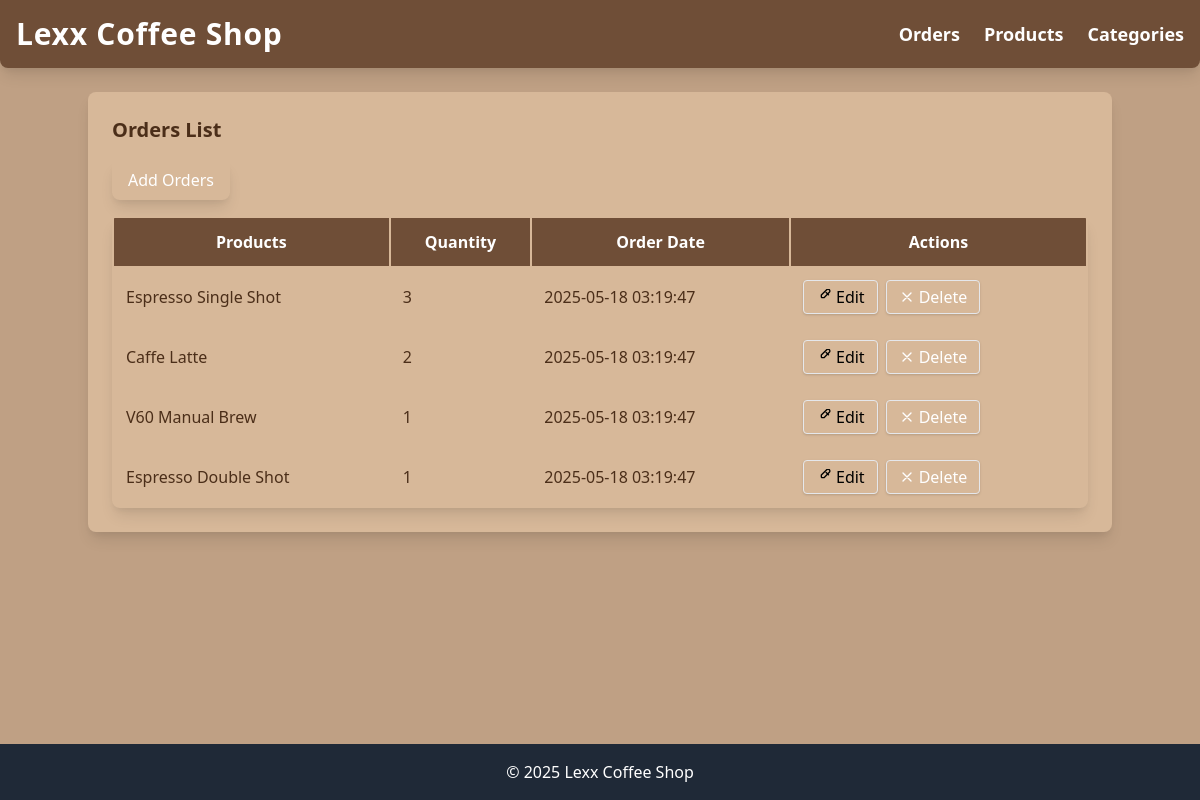
The page / on the database its author committed.
### tables this page shows
CREATE TABLE `orders` (
  `id` int(11) NOT NULL,
  `product_id` int(11) DEFAULT NULL,
  `quantity` int(11) NOT NULL,
  `order_date` datetime DEFAULT current_timestamp()
);

CREATE TABLE `products` (
  `id` int(11) NOT NULL,
  `name` varchar(100) NOT NULL,
  `price` decimal(10,2) NOT NULL,
  `categories_id` int(11) DEFAULT NULL
);

### model/Orders.php (called while the page is built, shortened)
<?php
require_once 'config/Database.php';
class Orders {
    private $conn;
    private $table = 'orders';
    public function __construct() {
        $database = new Database();
        $this->conn = $database->getConnection();
    }
    public function getAll() {
        $query = "SELECT orders.*, products.name AS products_name
                  FROM " . $this->table . "
                  JOIN products ON orders.product_id = products.id
                  ORDER BY orders.order_date DESC";
        $stmt = $this->conn->prepare($query);
        $stmt->execute();
        return $stmt->fetchAll(PDO::FETCH_ASSOC);
    }
}

### config/Database.php (called while the page is built, shortened)
<?php
class Database {
    private $host = "localhost";
    private $username = "root";
    private $password = "";
    private $database = "coffeeshop";
    public function getConnection() {
        $this->conn = null;
        try {
            $this->conn = new PDO("mysql:host=" . $this->host . ";dbname=" . $this->database, $this->username, $this->password);
            $this->conn->setAttribute(PDO::ATTR_ERRMODE, PDO::ERRMODE_EXCEPTION);
        } catch(PDOException $e) {
            echo "Connection error: " . $e->getMessage();
        }
        return $this->conn;
    }
}
?>

### model/Products.php (called while the page is built, shortened)
<?php
require_once 'config/Database.php';
class Products {
    public function __construct() {
        $database = new Database();
    }
}
?>

### viewmodel/OrdersViewModel.php (called while the page is built, shortened)
<?php
require_once 'model/Orders.php';
require_once 'model/Products.php';
class OrdersViewModel {
    private $orders;
    public function __construct() {
        $this->orders = new Orders();
    }
    public function getOrdersList() {
      return $this->orders->getAll();
    }
}
?>

### views/orders_list.php (the view)
<?php
require_once 'views/template/header.php';
?>
<h2 class="text-xl mb-4 coffee-text font-bold">Orders List</h2>
<a href="index.php?entity=orders&action=add" class="bg-[#8d6748] hover:bg-[#a98467] text-white px-4 py-2 rounded-lg mb-4 inline-block shadow-lg transition">Add Orders</a>
<table class="w-full border-separate border-spacing-0 rounded-lg overflow-hidden shadow-lg">
    <tr class="coffee-bg text-white">
        <th class="p-3 font-semibold">Products</th>
        <th class="p-3 font-semibold">Quantity</th>
        <th class="p-3 font-semibold">Order Date</th>
        <th class="p-3 font-semibold">Actions</th>
    </tr>
    <?php foreach ($ordersList as $ord): ?>
    <tr class="even:bg-[#f7f3ef] odd:bg-[#d7b899] hover:bg-[#bfa084] transition">
        <td class="p-3 coffee-text font-medium"><?php echo $ord['products_name']; ?></td>
        <td class="p-3 coffee-text"><?php echo $ord['quantity']; ?></td>
        <td class="p-3 coffee-text"><?php echo $ord['order_date']; ?></td>
        <td class="p-3 flex gap-2">
            <a href="index.php?entity=orders&action=edit&id=<?php echo $ord['id']; ?>" class="bg-[#bfa084] hover:bg-[#a98467] text-[#4b2e19] px-3 py-1 rounded shadow border border-[#8d6748] transition flex items-center gap-1">
                <svg xmlns='http://www.w3.org/2000/svg' class='w-4 h-4' fill='none' viewBox='0 0 24 24' stroke='currentColor'><path stroke-linecap='round' stroke-linejoin='round' stroke-width='2' d='M15.232 5.232l3.536 3.536M9 13h3l8-8a2.828 2.828 0 10-4-4l-8 8v3z' /></svg>
                Edit
            </a>
            <a href="index.php?entity=orders&action=delete&id=<?php echo $ord['id']; ?>" class="bg-[#a98467] hover:bg-[#6f4e37] text-white px-3 py-1 rounded shadow border border-[#8d6748] transition flex items-center gap-1" onclick="return confirm('Are you sure?');">
                <svg xmlns='http://www.w3.org/2000/svg' class='w-4 h-4' fill='none' viewBox='0 0 24 24' stroke='currentColor'><path stroke-linecap='round' stroke-linejoin='round' stroke-width='2' d='M6 18L18 6M6 6l12 12' /></svg>
                Delete
            </a>
        </td>
    </tr>
    <?php endforeach; ?>
</table>
<?php
require_once 'views/template/footer.php';
?>

### index.php (shortened to what this page needs)
<?php
require_once 'viewmodel/OrdersViewModel.php';
$entity = isset($_GET['entity']) ? $_GET['entity'] : 'orders';
$action = isset($_GET['action']) ? $_GET['action'] : 'list';
if ($entity == 'categories')
{
    $viewModel = new CategoriesViewModel();
    if ($action == 'list')
    {
      $categoriesList = $viewModel->getCategoriesList();
      require_once 'views/Categories_List.php';
    }
    elseif ($action == 'add')
    {
      require_once 'views/categories_form.php';
    }
    elseif ($action == 'edit')
    {
      $id = $_GET['id'];
      $categories = $viewModel->getCategoryById($id);
      require_once 'views/categories_form.php';
    }
    elseif ($action == 'save')
    {
      $name = $_POST['name'];
      $viewModel->addCategory($name);
      header('Location: index.php?entity=categories&action=list');
    }
    elseif ($action == 'update')
    {
      $id = $_GET['id'];
      $name = $_POST['name'];
      $viewModel->updateCategory($id, $name);
      header('Location: index.php?entity=categories&action=list');
    }
    elseif ($action == 'delete')
    {
      $id = $_GET['id'];
      $viewModel->deleteCategory($id);
      header('Location: index.php?entity=categories&action=list');
    }
}
elseif ($entity == 'orders')
{
  $viewModel = new OrdersViewModel();
  if ($action == 'list')
  {
    $ordersList = $viewModel->getOrdersList();
    require_once 'views/Orders_List.php';
  }
  elseif ($action == 'add')
  {
    $products = $viewModel->getProducts();
    require_once 'views/orders_form.php';
  }
  elseif ($action == 'edit')
  {
    $id = $_GET['id'];
    $orders = $viewModel->getOrderById($id);
    $products = $viewModel->getProducts();
    require_once 'views/orders_form.php';
  }
  elseif ($action == 'save')
  {
    $product_id = $_POST['product_id'];
    $quantity = $_POST['quantity'];
    $viewModel->addOrder($product_id, $quantity);
    header('Location: index.php?entity=orders&action=list');
  }
  elseif ($action == 'update')
  {
    $id = $_GET['id'];
    $product_id = $_POST['product_id'];
    $quantity = $_POST['quantity'];
    $viewModel->updateOrder($id, $product_id, $quantity);
    header('Location: index.php?entity=orders&action=list');
  }
  elseif ($action == 'delete')
  {
    $id = $_GET['id'];
    $viewModel->deleteOrder($id);
    header('Location: index.php?entity=orders&action=list');
  }
}
?>

### views/template/header.php (shortened to what this page needs)
<!DOCTYPE html>
<html>
<head>
    <link href="https://cdn.jsdelivr.net/npm/tailwindcss@2.2.19/dist/tailwind.min.css" rel="stylesheet">
</head>
<body class="coffee-light min-h-screen">
    <nav class="coffee-bg p-4 text-white shadow-lg rounded-b-lg">
        <div class="flex items-center justify-between">
            <h1 class="text-3xl font-bold tracking-wide flex items-center gap-2">
                Lexx Coffee Shop
            </h1>
            <ul class="flex space-x-6 text-lg font-semibold">
                <li><a href="index.php?entity=orders" class="hover:text-yellow-300 transition">Orders</a></li>
                <li><a href="index.php?entity=products" class="hover:text-yellow-300 transition">Products</a></li>
                <li><a href="index.php?entity=categories" class="hover:text-yellow-300 transition">Categories</a></li>
            </ul>
        </div>
    </nav>
    <div class="container mx-auto p-6 mt-6 rounded-lg shadow-lg coffee-accent min-h-[80vh]">

### views/template/footer.php
</div>
    <footer class="bg-gray-800 text-white p-4 text-center w-full fixed bottom-0 left-0 z-50">
        <p>&copy; 2025 Lexx Coffee Shop</p>
    </footer>
</body>
</html>

### views/template/header.php (style rules this page uses)
body { background: #f7f3ef; }
.coffee-bg { background: #6f4e37; }
.coffee-light { background: #bfa084; }
.coffee-accent { background: #d7b899; }
.coffee-text { color: #4b2e19; }

### rows shown on the page
orders: product.name "Espresso Single Shot", quantity "3", order_date "2025-05-18 03:19:47"
orders: product.name "Caffe Latte", quantity "2", order_date "2025-05-18 03:19:47"
orders: product.name "V60 Manual Brew", quantity "1", order_date "2025-05-18 03:19:47"
orders: product.name "Espresso Double Shot", quantity "1", order_date "2025-05-18 03:19:47"
